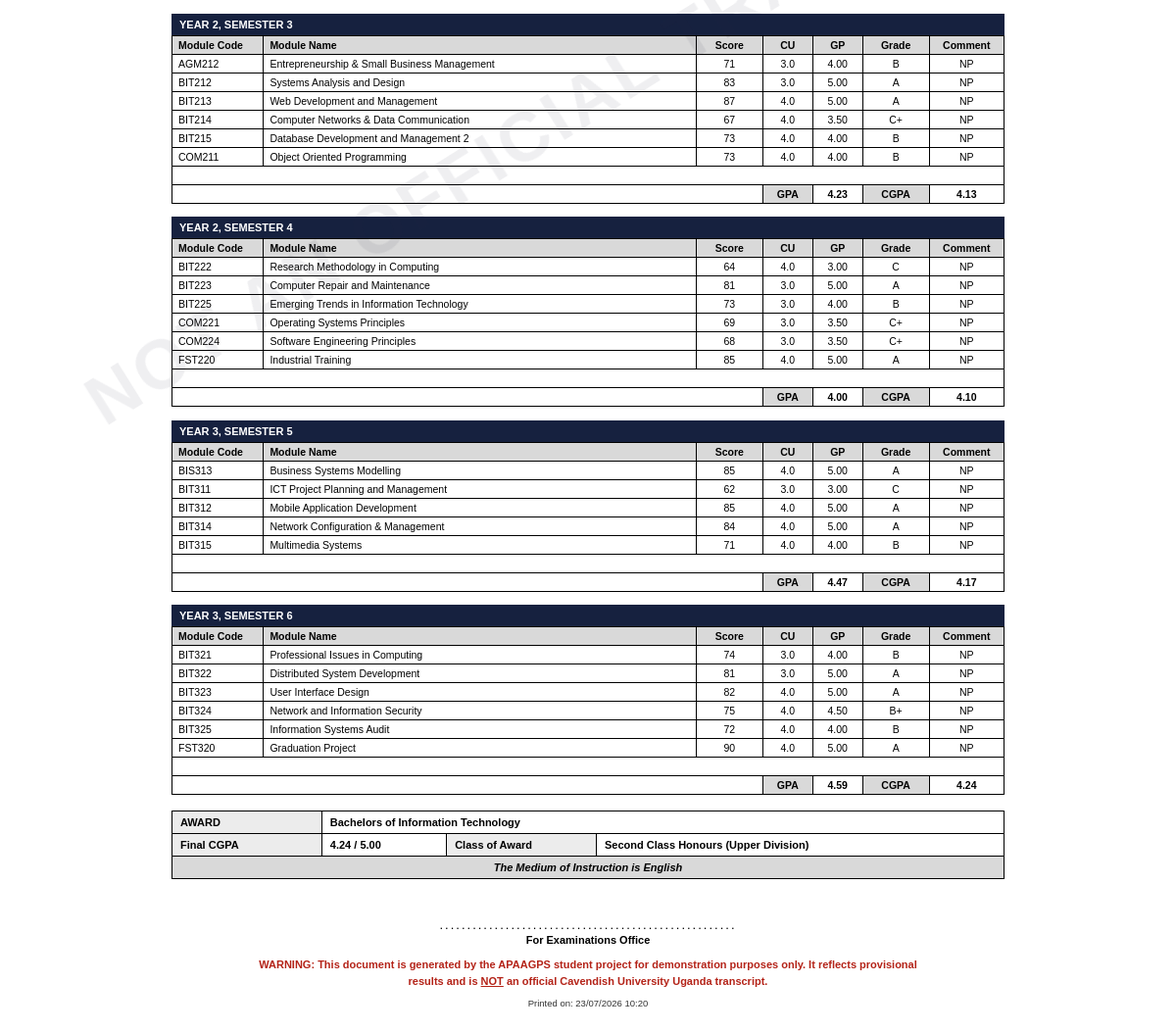
The app's page /TranscriptStatement.php (signed in, lower part), older data.
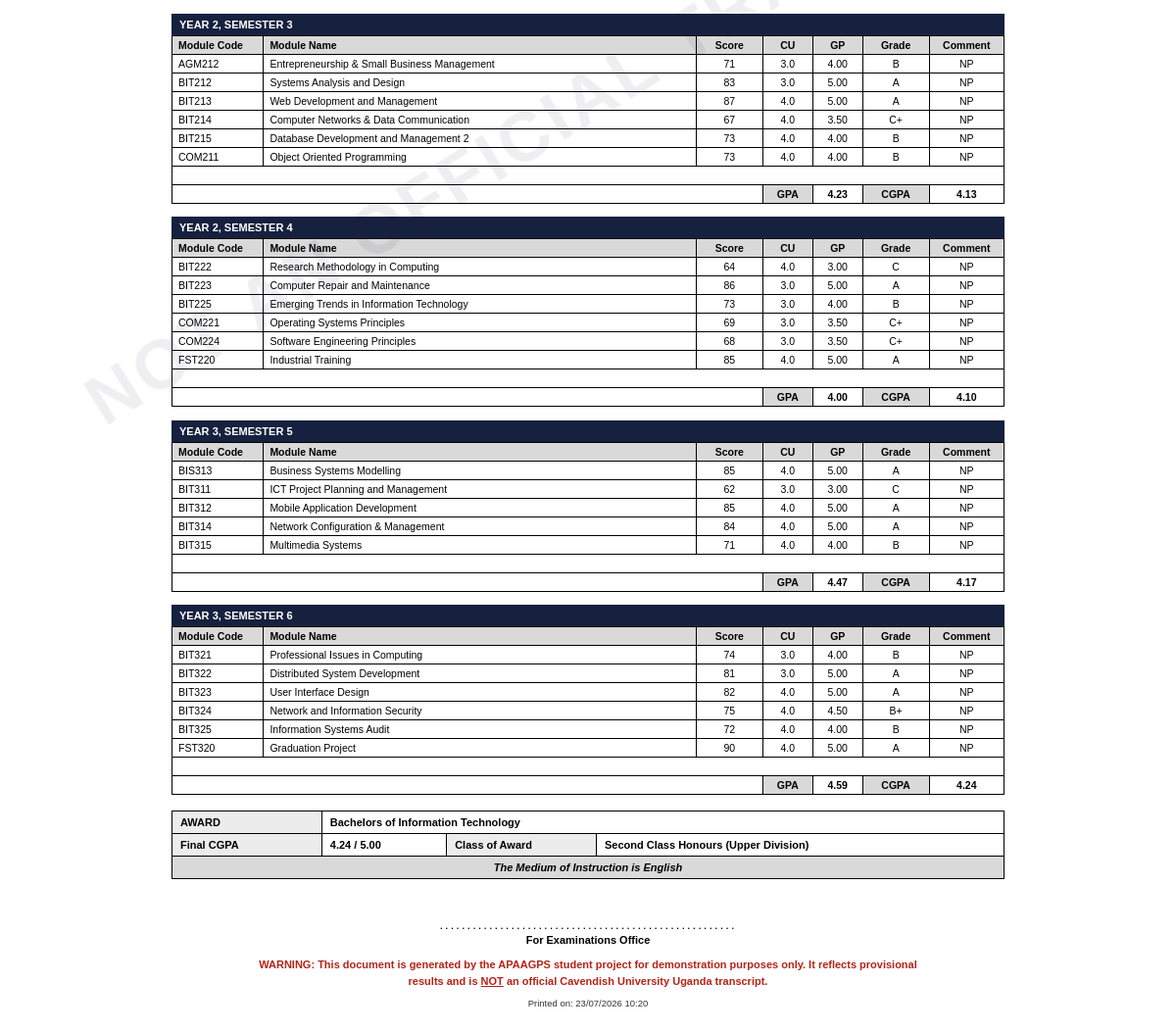
The same page, newer data.
### tables this page shows
CREATE TABLE IF NOT EXISTS `results_tb` (
  `ID` int NOT NULL AUTO_INCREMENT,
  `module_code` varchar(10) NOT NULL,
  `student_ID` varchar(10) NOT NULL,
  `year_no` int NOT NULL,
  `sem_no` int NOT NULL,
  `cat1_mk` int NOT NULL,
  `cat2_mk` int NOT NULL,
  `exam_mk` int NOT NULL,
  `grade_point` decimal(3,2) NOT NULL,
  `letter_grade` varchar(5) NOT NULL,
  `final_total` int NOT NULL,
  `status_retake_pass` varchar(20) NOT NULL,
  `created_at` timestamp NOT NULL,
  PRIMARY KEY (`ID`),
  UNIQUE KEY `uq_result_student_module` (`student_ID`,`module_code`),
  KEY `module_code` (`module_code`),
  KEY `student_ID` (`student_ID`),
  KEY `letter_grade` (`letter_grade`),
  KEY `grade_point_2` (`grade_point`)
);

CREATE TABLE IF NOT EXISTS `module_tb` (
  `ID` int NOT NULL,
  `module_code` varchar(10) NOT NULL,
  `module_name` varchar(250) NOT NULL,
  `year_no` int NOT NULL,
  `sem_no` int NOT NULL,
  `program_code` varchar(10) NOT NULL,
  `credit_unit` decimal(3,1) NOT NULL,
  PRIMARY KEY (`ID`),
  UNIQUE KEY `module_code_2` (`module_code`),
  KEY `module_code` (`module_code`),
  KEY `program_code` (`program_code`)
);

### TranscriptStatement.php (the view, shortened to what the changed rows need)
<?php
$db_host = "127.0.0.1";
$db_port = "3306";
$db_name = "apaagps_db";
$db_user = "root";
$db_pass = "";
$studentID = $_SESSION["student_ID"];
try {
    $dsn = "mysql:host={$db_host};port={$db_port};dbname={$db_name};charset=utf8mb4";
    $pdo = new PDO($dsn, $db_user, $db_pass, [
        PDO::ATTR_ERRMODE            => PDO::ERRMODE_EXCEPTION,
        PDO::ATTR_DEFAULT_FETCH_MODE => PDO::FETCH_ASSOC,
        PDO::ATTR_EMULATE_PREPARES   => false,
    ]);
} catch (PDOException $e) {
    die("Database connection failed: " . $e->getMessage());
}
$stmtR = $pdo->prepare("
    SELECT r.year_no, r.sem_no, r.module_code, m.module_name, m.credit_unit,
           r.final_total, r.grade_point, r.letter_grade, r.status_retake_pass,
           IFNULL(t.term_month, '—') AS calendar_month,
           (s.intake_year + IFNULL(t.year_offset, 0)) AS calendar_year
    FROM   results_tb r
    JOIN   module_tb  m ON r.module_code = m.module_code
    JOIN   student_tb s ON r.student_ID = s.student_ID
    LEFT JOIN term_mapping_tb t ON s.intake_session = t.intake_session
                               AND r.year_no = t.year_no
                               AND r.sem_no = t.sem_no
    WHERE  r.student_ID = ?
    ORDER  BY r.year_no ASC, r.sem_no ASC, r.module_code ASC
");
$stmtR->execute([$studentID]);
$allResults = $stmtR->fetchAll();
$stmtG = $pdo->prepare("SELECT sem_no, gpa_value FROM gpa_tb WHERE student_ID = ?");
$stmtG->execute([$studentID]);
$gpaMap = [];
foreach ($stmtG->fetchAll() as $g) { $gpaMap[(int)$g["sem_no"]] = (float)$g["gpa_value"]; }
$stmtC = $pdo->prepare("SELECT year_no, sem_no, cgpa_value FROM cgpa_tb WHERE student_ID = ?");
$stmtC->execute([$studentID]);
$cgpaMap = [];
foreach ($stmtC->fetchAll() as $c) {
    $cgpaMap["{$c['year_no']}-{$c['sem_no']}"] = (float)$c["cgpa_value"];
}
$grouped = [];
foreach ($allResults as $row) {
    $k = "{$row['year_no']}-{$row['sem_no']}";
    $grouped[$k]["year"]   = (int)$row["year_no"];
    $grouped[$k]["sem"]    = (int)$row["sem_no"];
    $grouped[$k]["rows"][] = $row;
}
ksort($grouped, SORT_NATURAL);
?>
<!DOCTYPE html>
<html lang="en">
<head>
</head>
<body>
    <div class="sheet">
        <?php foreach ($grouped as $key => $block):
            $year = $block["year"];
            $sem  = $block["sem"];
            $rows = $block["rows"];
            $gpa  = $gpaMap[$sem] ?? null;
            $cgpa = $cgpaMap["{$year}-{$sem}"] ?? null;
        ?>
        <div class="sem-section">
            <div class="sem-title">Year <?= $year ?>, SEMESTER <?= $sem ?></div>
            <table class="results-table">
                <thead>
                    <tr>
                        <th style="width:11%">Module Code</th>
                        <th>Module Name</th>
                        <th class="num" style="width:8%">Score</th>
                        <th class="num" style="width:6%">CU</th>
                        <th class="num" style="width:6%">GP</th>
                        <th class="num" style="width:8%">Grade</th>
                        <th class="num" style="width:9%">Comment</th>
                    </tr>
                </thead>
                <tbody>
                    <?php foreach ($rows as $r):
                        $comment = (strcasecmp($r["status_retake_pass"], "Pass") === 0) ? "NP" : $r["status_retake_pass"];
                    ?>
                    <tr>
                        <td><?= htmlspecialchars($r["module_code"]) ?></td>
                        <td><?= htmlspecialchars($r["module_name"]) ?></td>
                        <td class="num"><?= (int)$r["final_total"] ?></td>
                        <td class="num"><?= htmlspecialchars($r["credit_unit"]) ?></td>
                        <td class="num"><?= htmlspecialchars($r["grade_point"]) ?></td>
                        <td class="num"><?= htmlspecialchars($r["letter_grade"]) ?></td>
                        <td class="num"><?= htmlspecialchars($comment) ?></td>
                    </tr>
                    <?php endforeach; ?>
                    <tr class="spacer-row"><td colspan="7">&nbsp;</td></tr>
                    <tr class="gpa-footer-row">
                        <?php if ($cgpa !== null): ?>
                            <td colspan="3"></td>
                            <td class="gpa-lab">GPA</td>
                            <td class="gpa-num"><?= number_format($gpa ?? 0, 2) ?></td>
                            <td class="gpa-lab">CGPA</td>
                            <td class="gpa-num"><?= number_format($cgpa, 2) ?></td>
                        <?php else: ?>
                            <td colspan="5"></td>
                            <td class="gpa-lab">GPA</td>
                            <td class="gpa-num"><?= number_format($gpa ?? 0, 2) ?></td>
                        <?php endif; ?>
                    </tr>
                </tbody>
            </table>
        </div>
        <?php endforeach; ?>
    </div>
</body>
</html>

Row changes from the older to the newer data that the page shows:
changed results_tb "BIT223": final_total "81" → "86"
